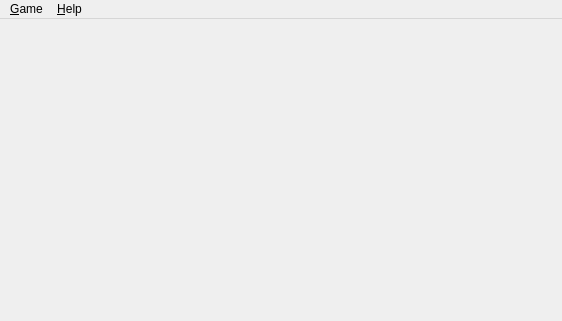
<?xml version="1.0" encoding="UTF-8"?>
<ui version="4.0">
 <class>MainWindow</class>
 <widget class="QMainWindow" name="MainWindow">
  <property name="geometry">
   <rect>
    <x>0</x>
    <y>0</y>
    <width>562</width>
    <height>321</height>
   </rect>
  </property>
  <property name="windowTitle">
   <string>Factory Business Simulator</string>
  </property>
  <widget class="QWidget" name="centralWidget">
   <layout class="QHBoxLayout" name="horizontalLayout">
    <item>
     <widget class="QStackedWidget" name="stackedWidget">
      <property name="currentIndex">
       <number>3</number>
      </property>
      <widget class="MenuWidget" name="page_menu"/>
      <widget class="StartWidget" name="page_start"/>
      <widget class="ConfWidget" name="page_conf"/>
      <widget class="MainWidget" name="page_main"/>
      <widget class="EndWidget" name="page_end"/>
     </widget>
    </item>
   </layout>
  </widget>
  <widget class="QMenuBar" name="menuBar">
   <property name="geometry">
    <rect>
     <x>0</x>
     <y>0</y>
     <width>562</width>
     <height>25</height>
    </rect>
   </property>
   <widget class="QMenu" name="menuGame">
    <property name="title">
     <string>&amp;Game</string>
    </property>
    <addaction name="action_newGame"/>
    <addaction name="action_loadGame"/>
    <addaction name="separator"/>
    <addaction name="action_configuration"/>
    <addaction name="separator"/>
    <addaction name="action_close"/>
   </widget>
   <widget class="QMenu" name="menuHelp">
    <property name="title">
     <string>&amp;Help</string>
    </property>
    <addaction name="action_about"/>
   </widget>
   <addaction name="menuGame"/>
   <addaction name="menuHelp"/>
  </widget>
  <action name="action_newGame">
   <property name="text">
    <string>&amp;New Game</string>
   </property>
   <property name="shortcut">
    <string>Ctrl+N</string>
   </property>
  </action>
  <action name="actionRestart">
   <property name="text">
    <string>Restart</string>
   </property>
  </action>
  <action name="actionLoad_Game">
   <property name="text">
    <string>Load Game</string>
   </property>
  </action>
  <action name="action_loadGame">
   <property name="text">
    <string>&amp;Load Game</string>
   </property>
   <property name="shortcut">
    <string>Ctrl+O</string>
   </property>
  </action>
  <action name="action_close">
   <property name="text">
    <string>&amp;Close</string>
   </property>
   <property name="shortcut">
    <string>Ctrl+W</string>
   </property>
  </action>
  <action name="action_about">
   <property name="text">
    <string>&amp;About</string>
   </property>
  </action>
  <action name="action_configuration">
   <property name="text">
    <string>Configuration...</string>
   </property>
  </action>
 </widget>
 <layoutdefault spacing="6" margin="11"/>
 <customwidgets>
  <customwidget>
   <class>StartWidget</class>
   <extends>QWidget</extends>
   <header>startwidget.h</header>
   <container>1</container>
  </customwidget>
  <customwidget>
   <class>ConfWidget</class>
   <extends>QWidget</extends>
   <header>confwidget.h</header>
   <container>1</container>
  </customwidget>
  <customwidget>
   <class>MainWidget</class>
   <extends>QWidget</extends>
   <header>mainwidget.h</header>
   <container>1</container>
  </customwidget>
  <customwidget>
   <class>MenuWidget</class>
   <extends>QWidget</extends>
   <header>menuwidget.h</header>
   <container>1</container>
  </customwidget>
  <customwidget>
   <class>EndWidget</class>
   <extends>QWidget</extends>
   <header>endwidget.h</header>
   <container>1</container>
  </customwidget>
 </customwidgets>
 <resources/>
 <connections/>
</ui>
